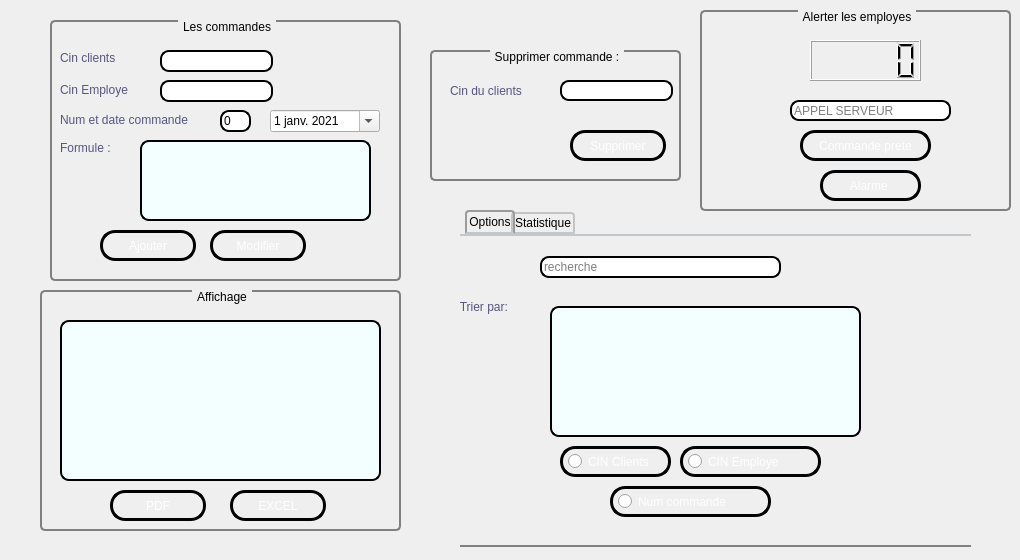
        <widget class="QWidget" name="gestion_restaurant">
         <attribute name="title">
          <string>gestion restaurant</string>
         </attribute>
         <widget class="QGroupBox" name="groupBox_8">
          <property name="geometry">
           <rect>
            <x>50</x>
            <y>20</y>
            <width>351</width>
            <height>261</height>
           </rect>
          </property>
          <property name="styleSheet">
           <string notr="true">
  QGroupBox {
      background-color: qlineargradient(x1: 0, y1: 0, x2: 0, y2: 1,
                                        stop: 0 #E0E0EE, stop: 1 #ebfdff);
      border: 2px solid gray;
      border-radius: 5px;
      margin-top: 1ex; /* leave space at the top for the title */
  }

  QGroupBox::title {
      subcontrol-origin: margin;
      subcontrol-position: top center; /* position at the top center */
      padding: 0 3px;
      background-color: qlineargradient(x1: 0, y1: 0, x2: 0, y2: 1,
                                        stop: 0 #ebfdff, stop: 1 #ebfdff);
  }
</string>
          </property>
          <property name="title">
           <string>Les commandes</string>
          </property>
          <widget class="QPushButton" name="pb_ajouter">
           <property name="geometry">
            <rect>
             <x>50</x>
             <y>210</y>
             <width>96</width>
             <height>31</height>
            </rect>
           </property>
           <property name="styleSheet">
            <string notr="true">QPushButton {
color: #ffffff;
border: 3px solid #010203;
font: 8pt &quot;MS Reference Sans Serif&quot;;
border-radius: 15px;
padding: 5px;
background: qradialgradient(cx: 0.3, cy: -0.4,
fx: 0.3, fy: -0.4,
radius: 3, stop: 0 #010203, stop: 1 #c4c9c7);
min-width: 80px;
}

QPushButton:hover {
background: qradialgradient(cx: 0.3, cy: -0.4,
fx: 0.3, fy: -0.4,
radius: 3, stop: 0 #010203, stop: 1 #010203);
}

 QPushButton:pressed {
background: qradialgradient(cx: 0.4, cy: -0.1,
fx: 0.4, fy: -0.1,
radius: 3, stop: 0 #c4c9c7, stop: 1 #c4c9c7);
}</string>
           </property>
           <property name="text">
            <string>Ajouter</string>
           </property>
          </widget>
          <widget class="QLineEdit" name="le_cincl">
           <property name="geometry">
            <rect>
             <x>110</x>
             <y>30</y>
             <width>113</width>
             <height>22</height>
            </rect>
           </property>
           <property name="styleSheet">
            <string notr="true">QLineEdit
{
border-radius:9px;
border: 2px solid #000000;
background: qradialgradient(cx: 0.3, cy: -0.4,
fx: 0.0, fy: -0.0,
radius: 1.89, stop: 0 #ffffff, stop: 1 #999);
}</string>
           </property>
          </widget>
          <widget class="QLabel" name="label_9">
           <property name="geometry">
            <rect>
             <x>10</x>
             <y>60</y>
             <width>81</width>
             <height>20</height>
            </rect>
           </property>
           <property name="styleSheet">
            <string notr="true">color: rgb(85, 85, 127);
font: 700 9pt &quot;Georgia&quot;;</string>
           </property>
           <property name="text">
            <string>Cin Employe</string>
           </property>
          </widget>
          <widget class="QLabel" name="label_10">
           <property name="geometry">
            <rect>
             <x>10</x>
             <y>30</y>
             <width>81</width>
             <height>16</height>
            </rect>
           </property>
           <property name="styleSheet">
            <string notr="true">color: rgb(85, 85, 127);
font: 700 9pt &quot;Georgia&quot;;</string>
           </property>
           <property name="text">
            <string>Cin clients</string>
           </property>
          </widget>
          <widget class="QLineEdit" name="le_cinemp">
           <property name="geometry">
            <rect>
             <x>110</x>
             <y>60</y>
             <width>113</width>
             <height>22</height>
            </rect>
           </property>
           <property name="styleSheet">
            <string notr="true">QLineEdit
{
border-radius:9px;
border: 2px solid #000000;
background: qradialgradient(cx: 0.3, cy: -0.4,
fx: 0.0, fy: -0.0,
radius: 1.89, stop: 0 #ffffff, stop: 1 #999);
}
</string>
           </property>
           <property name="text">
            <string/>
           </property>
          </widget>
          <widget class="QLabel" name="label_12">
           <property name="geometry">
            <rect>
             <x>10</x>
             <y>90</y>
             <width>141</width>
             <height>20</height>
            </rect>
           </property>
           <property name="styleSheet">
            <string notr="true">color: rgb(85, 85, 127);
font: 700 9pt &quot;Georgia&quot;;</string>
           </property>
           <property name="text">
            <string>Num et date commande</string>
           </property>
          </widget>
          <widget class="QLineEdit" name="le_numcomm">
           <property name="geometry">
            <rect>
             <x>170</x>
             <y>90</y>
             <width>31</width>
             <height>22</height>
            </rect>
           </property>
           <property name="styleSheet">
            <string notr="true">QLineEdit
{
border-radius:9px;
border: 2px solid #000000;
background: qradialgradient(cx: 0.3, cy: -0.4,
fx: 0.0, fy: -0.0,
radius: 1.89, stop: 0 #ffffff, stop: 1 #999);
}</string>
           </property>
           <property name="text">
            <string>0</string>
           </property>
          </widget>
          <widget class="QLabel" name="label_13">
           <property name="geometry">
            <rect>
             <x>10</x>
             <y>120</y>
             <width>81</width>
             <height>16</height>
            </rect>
           </property>
           <property name="styleSheet">
            <string notr="true">color: rgb(85, 85, 127);
font: 700 9pt &quot;Georgia&quot;;</string>
           </property>
           <property name="text">
            <string>Formule :</string>
           </property>
          </widget>
          <widget class="QLineEdit" name="le_form">
           <property name="geometry">
            <rect>
             <x>90</x>
             <y>120</y>
             <width>231</width>
             <height>81</height>
            </rect>
           </property>
           <property name="styleSheet">
            <string notr="true">QLineEdit
{
border-radius:9px;
border: 2px solid #000000;
background: qradialgradient(cx: 0.3, cy: -0.4,
fx: 0.0, fy: -0.0,
radius: 1.89, stop: 0 #ffffff, stop: 1 #999);
	background-color: rgb(242, 254, 255);
}</string>
           </property>
          </widget>
          <widget class="QPushButton" name="pb_modifier">
           <property name="geometry">
            <rect>
             <x>160</x>
             <y>210</y>
             <width>96</width>
             <height>31</height>
            </rect>
           </property>
           <property name="styleSheet">
            <string notr="true">QPushButton {
color: #ffffff;
border: 3px solid #010203;
font: 8pt &quot;MS Reference Sans Serif&quot;;
border-radius: 15px;
padding: 5px;
background: qradialgradient(cx: 0.3, cy: -0.4,
fx: 0.3, fy: -0.4,
radius: 3, stop: 0 #010203, stop: 1 #c4c9c7);
min-width: 80px;
}

QPushButton:hover {
background: qradialgradient(cx: 0.3, cy: -0.4,
fx: 0.3, fy: -0.4,
radius: 3, stop: 0 #010203, stop: 1 #010203);
}

 QPushButton:pressed {
background: qradialgradient(cx: 0.4, cy: -0.1,
fx: 0.4, fy: -0.1,
radius: 3, stop: 0 #c4c9c7, stop: 1 #c4c9c7);
}</string>
           </property>
           <property name="text">
            <string>Modifier</string>
           </property>
          </widget>
          <widget class="QDateEdit" name="la_date">
           <property name="geometry">
            <rect>
             <x>220</x>
             <y>90</y>
             <width>110</width>
             <height>22</height>
            </rect>
           </property>
           <property name="styleSheet">
            <string notr="true">QComboBox
{
border-radius:9px;
border: 2px solid #000000;
background: qradialgradient(cx: 0.3, cy: -0.4,
fx: 0.0, fy: -0.0,
radius: 1.89, stop: 0 #ffffff, stop: 1 #999);
}</string>
           </property>
           <property name="locale">
            <locale language="French" country="Tunisia"/>
           </property>
           <property name="calendarPopup">
            <bool>true</bool>
           </property>
           <property name="date">
            <date>
             <year>2021</year>
             <month>1</month>
             <day>1</day>
            </date>
           </property>
          </widget>
         </widget>
         <widget class="QGroupBox" name="groupBox_5">
          <property name="geometry">
           <rect>
            <x>700</x>
            <y>10</y>
            <width>311</width>
            <height>201</height>
           </rect>
          </property>
          <property name="styleSheet">
           <string notr="true">
  QGroupBox {
      background-color: qlineargradient(x1: 0, y1: 0, x2: 0, y2: 1,
                                        stop: 0 #E0E0EE, stop: 1 #ebfdff);
      border: 2px solid gray;
      border-radius: 5px;
      margin-top: 1ex; /* leave space at the top for the title */
  }

  QGroupBox::title {
      subcontrol-origin: margin;
      subcontrol-position: top center; /* position at the top center */
      padding: 0 3px;
      background-color: qlineargradient(x1: 0, y1: 0, x2: 0, y2: 1,
                                        stop: 0 #ebfdff, stop: 1 #ebfdff);
  }
</string>
          </property>
          <property name="title">
           <string>Alerter les employes</string>
          </property>
          <widget class="QPushButton" name="pb_commandeprete">
           <property name="geometry">
            <rect>
             <x>100</x>
             <y>120</y>
             <width>131</width>
             <height>31</height>
            </rect>
           </property>
           <property name="styleSheet">
            <string notr="true">QPushButton {
color: #ffffff;
border: 3px solid #010203;
font: 8pt &quot;MS Reference Sans Serif&quot;;
border-radius: 15px;
padding: 5px;
background: qradialgradient(cx: 0.3, cy: -0.4,
fx: 0.3, fy: -0.4,
radius: 3, stop: 0 #010203, stop: 1 #c4c9c7);
min-width: 80px;
}

QPushButton:hover {
background: qradialgradient(cx: 0.3, cy: -0.4,
fx: 0.3, fy: -0.4,
radius: 3, stop: 0 #010203, stop: 1 #010203);
}

 QPushButton:pressed {
background: qradialgradient(cx: 0.4, cy: -0.1,
fx: 0.4, fy: -0.1,
radius: 3, stop: 0 #c4c9c7, stop: 1 #c4c9c7);
}</string>
           </property>
           <property name="text">
            <string>Commande prete</string>
           </property>
          </widget>
          <widget class="QLCDNumber" name="lcdNumber">
           <property name="geometry">
            <rect>
             <x>110</x>
             <y>30</y>
             <width>111</width>
             <height>41</height>
            </rect>
           </property>
          </widget>
          <widget class="QLineEdit" name="lineEdit">
           <property name="geometry">
            <rect>
             <x>90</x>
             <y>90</y>
             <width>161</width>
             <height>21</height>
            </rect>
           </property>
           <property name="styleSheet">
            <string notr="true">QLineEdit
{
border-radius:9px;
border: 2px solid #000000;
background: qradialgradient(cx: 0.3, cy: -0.4,
fx: 0.0, fy: -0.0,
radius: 1.89, stop: 0 #ffffff, stop: 1 #999);
}</string>
           </property>
           <property name="placeholderText">
            <string>APPEL SERVEUR</string>
           </property>
          </widget>
          <widget class="QPushButton" name="pushButton_10">
           <property name="geometry">
            <rect>
             <x>120</x>
             <y>160</y>
             <width>101</width>
             <height>31</height>
            </rect>
           </property>
           <property name="styleSheet">
            <string notr="true">QPushButton {
color: #ffffff;
border: 3px solid #010203;
font: 8pt &quot;MS Reference Sans Serif&quot;;
border-radius: 15px;
padding: 5px;
background: qradialgradient(cx: 0.3, cy: -0.4,
fx: 0.3, fy: -0.4,
radius: 3, stop: 0 #010203, stop: 1 #c4c9c7);
min-width: 80px;
}

QPushButton:hover {
background: qradialgradient(cx: 0.3, cy: -0.4,
fx: 0.3, fy: -0.4,
radius: 3, stop: 0 #010203, stop: 1 #010203);
}

 QPushButton:pressed {
background: qradialgradient(cx: 0.4, cy: -0.1,
fx: 0.4, fy: -0.1,
radius: 3, stop: 0 #c4c9c7, stop: 1 #c4c9c7);
}</string>
           </property>
           <property name="text">
            <string>Alarme </string>
           </property>
          </widget>
         </widget>
         <widget class="QGroupBox" name="groupBox_4">
          <property name="geometry">
           <rect>
            <x>430</x>
            <y>50</y>
            <width>251</width>
            <height>131</height>
           </rect>
          </property>
          <property name="styleSheet">
           <string notr="true">
  QGroupBox {
      background-color: qlineargradient(x1: 0, y1: 0, x2: 0, y2: 1,
                                        stop: 0 #E0E0EE, stop: 1 #ebfdff);
      border: 2px solid gray;
      border-radius: 5px;
      margin-top: 1ex; /* leave space at the top for the title */
  }

  QGroupBox::title {
      subcontrol-origin: margin;
      subcontrol-position: top center; /* position at the top center */
      padding: 0 3px;
      background-color: qlineargradient(x1: 0, y1: 0, x2: 0, y2: 1,
                                        stop: 0 #ebfdff, stop: 1 #ebfdff);
  }
</string>
          </property>
          <property name="title">
           <string>Supprimer commande :</string>
          </property>
          <widget class="QLabel" name="label_14">
           <property name="geometry">
            <rect>
             <x>20</x>
             <y>30</y>
             <width>81</width>
             <height>21</height>
            </rect>
           </property>
           <property name="styleSheet">
            <string notr="true">color: rgb(85, 85, 127);
font: 700 9pt &quot;Georgia&quot;;</string>
           </property>
           <property name="text">
            <string>Cin du clients</string>
           </property>
          </widget>
          <widget class="QLineEdit" name="le_cinclsup">
           <property name="geometry">
            <rect>
             <x>130</x>
             <y>30</y>
             <width>113</width>
             <height>21</height>
            </rect>
           </property>
           <property name="styleSheet">
            <string notr="true">QLineEdit
{
border-radius:9px;
border: 2px solid #000000;
background: qradialgradient(cx: 0.3, cy: -0.4,
fx: 0.0, fy: -0.0,
radius: 1.89, stop: 0 #ffffff, stop: 1 #999);
}
</string>
           </property>
          </widget>
          <widget class="QPushButton" name="pb_supprimer">
           <property name="geometry">
            <rect>
             <x>140</x>
             <y>80</y>
             <width>96</width>
             <height>31</height>
            </rect>
           </property>
           <property name="styleSheet">
            <string notr="true">QPushButton {
color: #ffffff;
border: 3px solid #010203;
font: 8pt &quot;MS Reference Sans Serif&quot;;
border-radius: 15px;
padding: 5px;
background: qradialgradient(cx: 0.3, cy: -0.4,
fx: 0.3, fy: -0.4,
radius: 3, stop: 0 #010203, stop: 1 #c4c9c7);
min-width: 80px;
}

QPushButton:hover {
background: qradialgradient(cx: 0.3, cy: -0.4,
fx: 0.3, fy: -0.4,
radius: 3, stop: 0 #010203, stop: 1 #010203);
}

 QPushButton:pressed {
background: qradialgradient(cx: 0.4, cy: -0.1,
fx: 0.4, fy: -0.1,
radius: 3, stop: 0 #c4c9c7, stop: 1 #c4c9c7);
}
</string>
           </property>
           <property name="text">
            <string>Supprimer</string>
           </property>
          </widget>
         </widget>
         <widget class="QTabWidget" name="tabWidget_2">
          <property name="geometry">
           <rect>
            <x>460</x>
            <y>210</y>
            <width>511</width>
            <height>341</height>
           </rect>
          </property>
          <property name="styleSheet">
           <string notr="true">
  QTabWidget::pane { /* The tab widget frame */
      border-top: 2px solid #C2C7CB;
  }

  QTabWidget::tab-bar {
      left: 5px; /* move to the right by 5px */
  }

  /* Style the tab using the tab sub-control. Note that
      it reads QTabBar _not_ QTabWidget */
  QTabBar::tab {
      background: qlineargradient(x1: 0, y1: 0, x2: 0, y2: 1,
                                  stop: 0 #E1E1E1, stop: 0.4 #DDDDDD,
                                  stop: 0.5 #D8D8D8, stop: 1.0 #D3D3D3);
      border: 2px solid #C4C4C3;
      border-bottom-color: #C2C7CB; /* same as the pane color */
      border-top-left-radius: 4px;
      border-top-right-radius: 4px;
      min-width: 8ex;
      padding: 2px;
  }

  QTabBar::tab:selected, QTabBar::tab:hover {
      background: qlineargradient(x1: 0, y1: 0, x2: 0, y2: 1,
                                  stop: 0 #fafafa, stop: 0.4 #f4f4f4,
                                  stop: 0.5 #e7e7e7, stop: 1.0 #fafafa);
  }

  QTabBar::tab:selected {
      border-color: #9B9B9B;
      border-bottom-color: #C2C7CB; /* same as pane color */
  }

  QTabBar::tab:!selected {
      margin-top: 2px; /* make non-selected tabs look smaller */
  }

  /* make use of negative margins for overlapping tabs */
  QTabBar::tab:selected {
      /* expand/overlap to the left and right by 4px */
      margin-left: -4px;
      margin-right: -4px;
  }

  QTabBar::tab:first:selected {
      margin-left: 0; /* the first selected tab has nothing to overlap with on the left */
  }

  QTabBar::tab:last:selected {
      margin-right: 0; /* the last selected tab has nothing to overlap with on the right */
  }

  QTabBar::tab:only-one {
      margin: 0; /* if there is only one tab, we don't want overlapping margins */
  }</string>
          </property>
          <property name="currentIndex">
           <number>0</number>
          </property>
          <widget class="QWidget" name="tab_3">
           <attribute name="title">
            <string>Options</string>
           </attribute>
           <widget class="QGroupBox" name="groupBox_6">
            <property name="geometry">
             <rect>
              <x>-80</x>
              <y>-20</y>
              <width>611</width>
              <height>331</height>
             </rect>
            </property>
            <property name="styleSheet">
             <string notr="true">
  QGroupBox {
      background-color: qlineargradient(x1: 0, y1: 0, x2: 0, y2: 1,
                                        stop: 0 #E0E0EE, stop: 1 #ebfdff);
      border: 2px solid gray;
      border-radius: 5px;
      margin-top: 1ex; /* leave space at the top for the title */
  }

  QGroupBox::title {
      subcontrol-origin: margin;
      subcontrol-position: top center; /* position at the top center */
      padding: 0 3px;
      background-color: qlineargradient(x1: 0, y1: 0, x2: 0, y2: 1,
                                        stop: 0 #ebfdff, stop: 1 #ebfdff);
  }
</string>
            </property>
            <property name="title">
             <string>Recherche</string>
            </property>
            <widget class="QLineEdit" name="le_recherche_commande">
             <property name="geometry">
              <rect>
               <x>160</x>
               <y>40</y>
               <width>241</width>
               <height>22</height>
              </rect>
             </property>
             <property name="styleSheet">
              <string notr="true">QLineEdit
{
border-radius:9px;
border: 2px solid #000000;
background: qradialgradient(cx: 0.3, cy: -0.4,
fx: 0.0, fy: -0.0,
radius: 1.89, stop: 0 #ffffff, stop: 1 #999);
}</string>
             </property>
             <property name="placeholderText">
              <string>recherche</string>
             </property>
            </widget>
            <widget class="QTableView" name="tableView">
             <property name="geometry">
              <rect>
               <x>170</x>
               <y>90</y>
               <width>311</width>
               <height>131</height>
              </rect>
             </property>
             <property name="styleSheet">
              <string notr="true">QTableView
{
border-radius:9px;
border: 2px solid #000000;
background: qradialgradient(cx: 0.3, cy: -0.4,
fx: 0.0, fy: -0.0,
radius: 1.89, stop: 0 #ffffff, stop: 1 #999);
	background-color: rgb(242, 254, 255);
}</string>
             </property>
            </widget>
            <widget class="QLabel" name="label_15">
             <property name="geometry">
              <rect>
               <x>60</x>
               <y>70</y>
               <width>131</width>
               <height>41</height>
              </rect>
             </property>
             <property name="styleSheet">
              <string notr="true">color: rgb(85, 85, 127);
font: 700 9pt &quot;Georgia&quot;;</string>
             </property>
             <property name="text">
              <string>      Trier par:</string>
             </property>
            </widget>
            <widget class="QRadioButton" name="tri_parcincl">
             <property name="geometry">
              <rect>
               <x>180</x>
               <y>230</y>
               <width>111</width>
               <height>31</height>
              </rect>
             </property>
             <property name="styleSheet">
              <string notr="true">QRadioButton {
color: #ffffff;
border: 3px solid #010203;
font: 8pt &quot;MS Reference Sans Serif&quot;;
border-radius: 15px;
padding: 5px;
background: qradialgradient(cx: 0.3, cy: -0.4,
fx: 0.3, fy: -0.4,
radius: 3, stop: 0 #010203, stop: 1 #c4c9c7);
min-width: 80px;
}
</string>
             </property>
             <property name="text">
              <string>CIN Clients</string>
             </property>
            </widget>
            <widget class="QRadioButton" name="tri_parcinemp">
             <property name="geometry">
              <rect>
               <x>300</x>
               <y>230</y>
               <width>141</width>
               <height>31</height>
              </rect>
             </property>
             <property name="styleSheet">
              <string notr="true">QRadioButton {
color: #ffffff;
border: 3px solid #010203;
font: 8pt &quot;MS Reference Sans Serif&quot;;
border-radius: 15px;
padding: 5px;
background: qradialgradient(cx: 0.3, cy: -0.4,
fx: 0.3, fy: -0.4,
radius: 3, stop: 0 #010203, stop: 1 #c4c9c7);
min-width: 80px;
}
</string>
             </property>
             <property name="text">
              <string>CIN Employe</string>
             </property>
            </widget>
            <widget class="QRadioButton" name="tri_parnumcom">
             <property name="geometry">
              <rect>
               <x>230</x>
               <y>270</y>
               <width>161</width>
               <height>31</height>
              </rect>
             </property>
             <property name="styleSheet">
              <string notr="true">QRadioButton {
color: #ffffff;
border: 3px solid #010203;
font: 8pt &quot;MS Reference Sans Serif&quot;;
border-radius: 15px;
padding: 5px;
background: qradialgradient(cx: 0.3, cy: -0.4,
fx: 0.3, fy: -0.4,
radius: 3, stop: 0 #010203, stop: 1 #c4c9c7);
min-width: 80px;
}
</string>
             </property>
             <property name="text">
              <string>Num commande</string>
             </property>
            </widget>
           </widget>
          </widget>
          <widget class="QWidget" name="tab_4">
           <attribute name="title">
            <string>Statistique</string>
           </attribute>
           <widget class="QPushButton" name="pushButton_stat">
            <property name="geometry">
             <rect>
              <x>340</x>
              <y>110</y>
              <width>96</width>
              <height>31</height>
             </rect>
            </property>
            <property name="styleSheet">
             <string notr="true">QPushButton {
color: #ffffff;
border: 3px solid #010203;
font: 8pt &quot;MS Reference Sans Serif&quot;;
border-radius: 15px;
padding: 5px;
background: qradialgradient(cx: 0.3, cy: -0.4,
fx: 0.3, fy: -0.4,
radius: 3, stop: 0 #010203, stop: 1 #c4c9c7);
min-width: 80px;
}

QPushButton:hover {
background: qradialgradient(cx: 0.3, cy: -0.4,
fx: 0.3, fy: -0.4,
radius: 3, stop: 0 #010203, stop: 1 #010203);
}

 QPushButton:pressed {
background: qradialgradient(cx: 0.4, cy: -0.1,
fx: 0.4, fy: -0.1,
radius: 3, stop: 0 #c4c9c7, stop: 1 #c4c9c7);
}</string>
            </property>
            <property name="text">
             <string>statistique</string>
            </property>
           </widget>
           <widget class="QLabel" name="label_stat">
            <property name="geometry">
             <rect>
              <x>30</x>
              <y>30</y>
              <width>221</width>
              <height>211</height>
             </rect>
            </property>
            <property name="text">
             <string/>
            </property>
           </widget>
          </widget>
         </widget>
         <widget class="QGroupBox" name="groupBox_14">
          <property name="geometry">
           <rect>
            <x>40</x>
            <y>290</y>
            <width>361</width>
            <height>241</height>
           </rect>
          </property>
          <property name="styleSheet">
           <string notr="true">
  QGroupBox {
      background-color: qlineargradient(x1: 0, y1: 0, x2: 0, y2: 1,
                                        stop: 0 #E0E0EE, stop: 1 #ebfdff);
      border: 2px solid gray;
      border-radius: 5px;
      margin-top: 1ex; /* leave space at the top for the title */
  }

  QGroupBox::title {
      subcontrol-origin: margin;
      subcontrol-position: top center; /* position at the top center */
      padding: 0 3px;
      background-color: qlineargradient(x1: 0, y1: 0, x2: 0, y2: 1,
                                        stop: 0 #ebfdff, stop: 1 #ebfdff);
  }
</string>
          </property>
          <property name="title">
           <string>Affichage</string>
          </property>
          <widget class="QTableView" name="tab_commande">
           <property name="geometry">
            <rect>
             <x>20</x>
             <y>30</y>
             <width>321</width>
             <height>161</height>
            </rect>
           </property>
           <property name="styleSheet">
            <string notr="true">QTableView
{
border-radius:9px;
border: 2px solid #000000;
background: qradialgradient(cx: 0.3, cy: -0.4,
fx: 0.0, fy: -0.0,
radius: 1.89, stop: 0 #ffffff, stop: 1 #999);
	background-color: rgb(242, 254, 255);
}
</string>
           </property>
          </widget>
          <widget class="QPushButton" name="pushButton_11">
           <property name="geometry">
            <rect>
             <x>70</x>
             <y>200</y>
             <width>96</width>
             <height>31</height>
            </rect>
           </property>
           <property name="styleSheet">
            <string notr="true">QPushButton {
color: #ffffff;
border: 3px solid #010203;
font: 8pt &quot;MS Reference Sans Serif&quot;;
border-radius: 15px;
padding: 5px;
background: qradialgradient(cx: 0.3, cy: -0.4,
fx: 0.3, fy: -0.4,
radius: 3, stop: 0 #010203, stop: 1 #c4c9c7);
min-width: 80px;
}

QPushButton:hover {
background: qradialgradient(cx: 0.3, cy: -0.4,
fx: 0.3, fy: -0.4,
radius: 3, stop: 0 #010203, stop: 1 #010203);
}

 QPushButton:pressed {
background: qradialgradient(cx: 0.4, cy: -0.1,
fx: 0.4, fy: -0.1,
radius: 3, stop: 0 #c4c9c7, stop: 1 #c4c9c7);
}</string>
           </property>
           <property name="text">
            <string>PDF</string>
           </property>
          </widget>
          <widget class="QPushButton" name="pushButton_12">
           <property name="geometry">
            <rect>
             <x>190</x>
             <y>200</y>
             <width>96</width>
             <height>31</height>
            </rect>
           </property>
           <property name="styleSheet">
            <string notr="true">QPushButton {
color: #ffffff;
border: 3px solid #010203;
font: 8pt &quot;MS Reference Sans Serif&quot;;
border-radius: 15px;
padding: 5px;
background: qradialgradient(cx: 0.3, cy: -0.4,
fx: 0.3, fy: -0.4,
radius: 3, stop: 0 #010203, stop: 1 #c4c9c7);
min-width: 80px;
}

QPushButton:hover {
background: qradialgradient(cx: 0.3, cy: -0.4,
fx: 0.3, fy: -0.4,
radius: 3, stop: 0 #010203, stop: 1 #010203);
}

 QPushButton:pressed {
background: qradialgradient(cx: 0.4, cy: -0.1,
fx: 0.4, fy: -0.1,
radius: 3, stop: 0 #c4c9c7, stop: 1 #c4c9c7);
}</string>
           </property>
           <property name="text">
            <string>EXCEL</string>
           </property>
          </widget>
         </widget>
        </widget>
